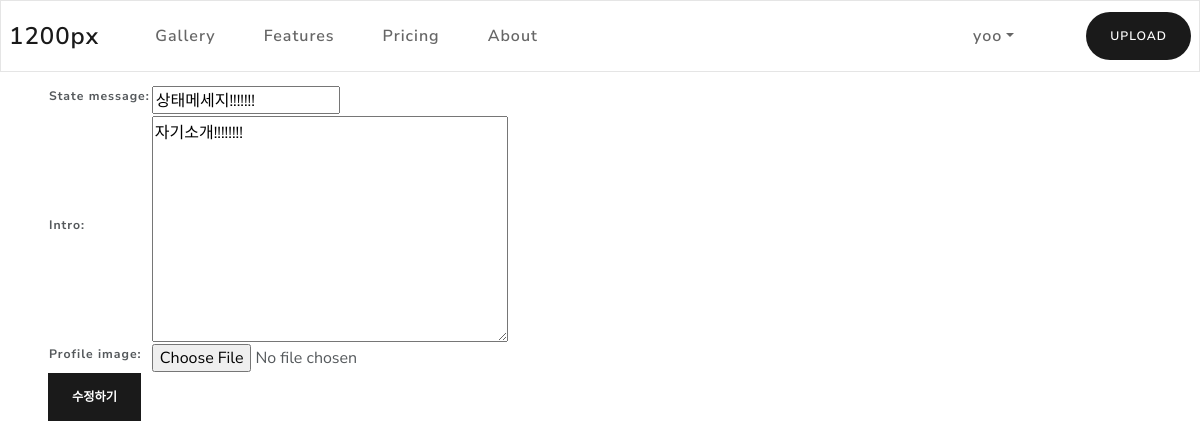
Before: /user/yoo/update/ (signed in) with the older database file.
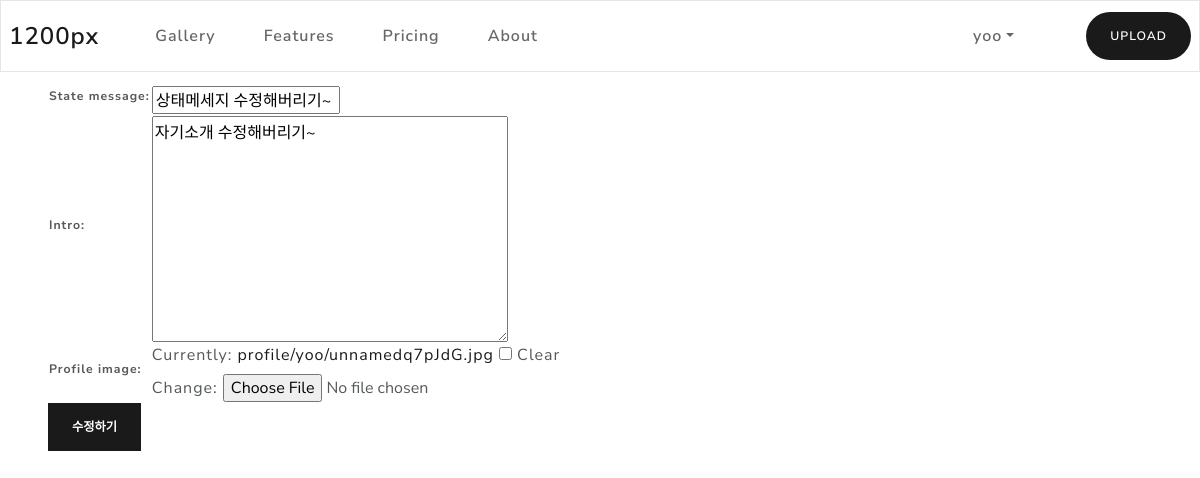
After: the same page with the newer database file.
### users/models.py (models this page shows, shortened)
class Profile(models.Model):
    user = models.OneToOneField(User, on_delete=models.CASCADE)
    profile_image = models.ImageField(
        blank=True, null=True, default='profile/default_profile.jpg', upload_to=user_directory_path)
    state_message = models.CharField(max_length=100, blank=True)
    intro = models.TextField(blank=True)

### users/views.py (the view)
# urls.py: path('<str:username>/update/',views.ProfileUpdateView.as_view(), name='profile_update'),
class ProfileUpdateView(LoginRequiredMixin, OwnerOnlyMixin, UpdateView):
    model = Profile
    template_name = 'profile_update.html'
    success_url = '/'
    fields = ['state_message', "intro", 'profile_image']
    def get_object(self):
        return get_object_or_404(Profile, user__username=self.kwargs['username'])

### config/views.py (called while the page is built)
    def dispatch(self, request, *args, **kwargs):
        obj = self.get_object()
        if request.user == obj.user or request.user.is_admin:
            return super().dispatch(request, *args, **kwargs)
        else:
            return self.handle_no_permission()

### users/templates/profile_update.html (shortened to what this page needs)
{% extends "base.html" %}
{% block contents %}
<div class="mx-5">
    <form method="POST" enctype="multipart/form-data">
        <table>
            {{ form }}
        </table>
        <div>
            <button type="button submit" class="btn btn-primary">수정하기</button>
    </form>
</div>
{% endblock %}

Changed rows visible on the page:
changed Profile: state_message "상태메세지!!!!!!!" → "상태메세지 수정해버리기~"; intro "자기소개!!!!!!!!" → "자기소개 수정해버리기~"
Other visible differences:
form field form: (not shown) → "☐"
text no longer shown: "State message: Intro: Profile image:"
text now shown: "State message: Intro: Profile image: Currently: profile/yoo/unnamedq7pJdG.jpg Clear Change:"
